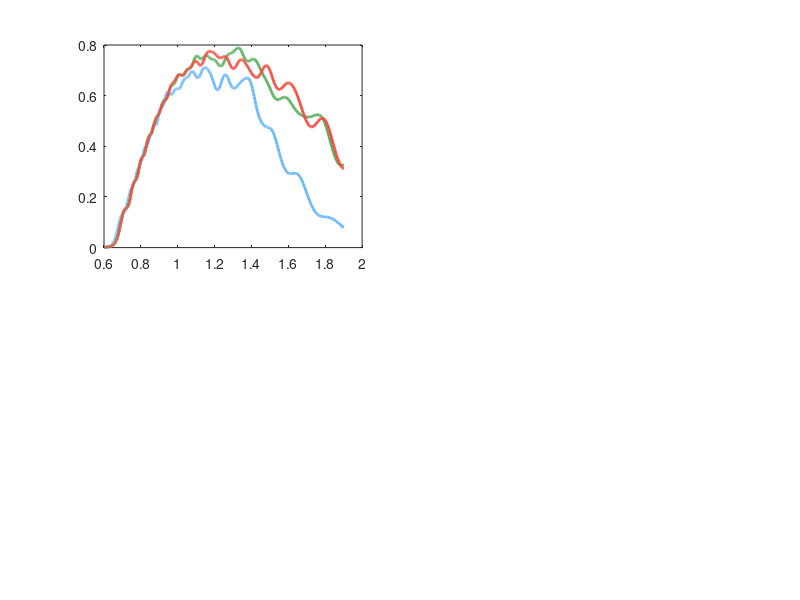

The MATLAB script that drew this image: (Note: this script raises an error after producing the figure.)
clc;
clear all;
close all;

A = load("chartA.mat");
B = load("chartB.mat");
C = load("chartC.mat");
D = load("chartD.mat");
 

subplot(2,2,1);
A1 = plot(A.lum.x0*1e6, A.lum.y0,'LineWidth',2,'Color','#6BB8F6');
hold on;
A2 = plot(A.lum.x1*1e6, A.lum.y1,'LineWidth',2,'Color','#58B15C');
A3 = plot(A.lum.x2*1e6, A.lum.y2,'LineWidth',2,'Color','#F54D42');
uistack(A3,"top");
xlim([0.6 2])
ylim([0 0.9])
xline(1.33,':k','1.33\mum','LabelVerticalAlignment','bottom');
xline(1.55,':k','1.55\mum','LabelVerticalAlignment','bottom');
l1=legend('Abrupt Junction','Transition (m=0.68)','Transition (m=1.55)');
xlabel('Wavelength ({\it\mum})');
ylabel('Transmission(a.u.) = {\itP_{out} / P_{in}}');
hold off;


subplot(2,2,2);
plot(B.lum.x0*1e6, B.lum.y0,'LineWidth',2,'Color','#6BB8F6')
hold on;
plot(B.lum.x1*1e6, B.lum.y1,'LineWidth',2,'Color','#EB89FC')
xlim([0.6 2])
ylim([0 0.9])
xline(1.33,':k','1.33\mum','LabelVerticalAlignment','bottom');
l2=legend('Abrupt Junction','Transition (m=0.158)');
xlabel('Wavelength ({\it\mum})');
ylabel('Transmission(a.u.) = {\itP_{out} / P_{in}}');
hold off;


subplot(2,2,3);
plot(C.lum.x0*1e6, C.lum.y0,'LineWidth',2,'Color','#6BB8F6')
hold on;
plot(C.lum.x2*1e6, C.lum.y2,'LineWidth',2,'Color','#D28810')
plot(C.lum.x1*1e6, C.lum.y1,'LineWidth',2,'Color','#AC369E')
xlim([0.6 2])
ylim([0 0.9])
xline(0.85,':k','0.85\mum','LabelVerticalAlignment','bottom');
xline(1.33,':k','1.33\mum','LabelVerticalAlignment','bottom');
l3=legend('Abrupt Junction','Transition (m=0.1)','Transition (m=0.506)');
xlabel('Wavelength ({\it\mum})');
ylabel('Transmission(a.u.) = {\itP_{out} / P_{in}}');
hold off;


subplot(2,2,4);
plot(D.lum.x0*1e6, D.lum.y0,'LineWidth',2,'Color','#6BB8F6')
hold on;
plot(D.lum.x1*1e6, D.lum.y1,'LineWidth',2,'Color','#DED900')
xlim([0.6 2])
ylim([0 0.9])
xline(0.85,':k','0.85\mum','LabelVerticalAlignment','bottom');
l4=legend('Abrupt Junction','Transition (m=0.1)');
xlabel('Wavelength ({\it\mum})');
ylabel('Transmission(a.u.) = {\itP_{out} / P_{in}}');
hold off;
fontsize(16,"points");
l1.FontSize=11;
l2.FontSize=11;
l3.FontSize=11;
l4.FontSize=11;
